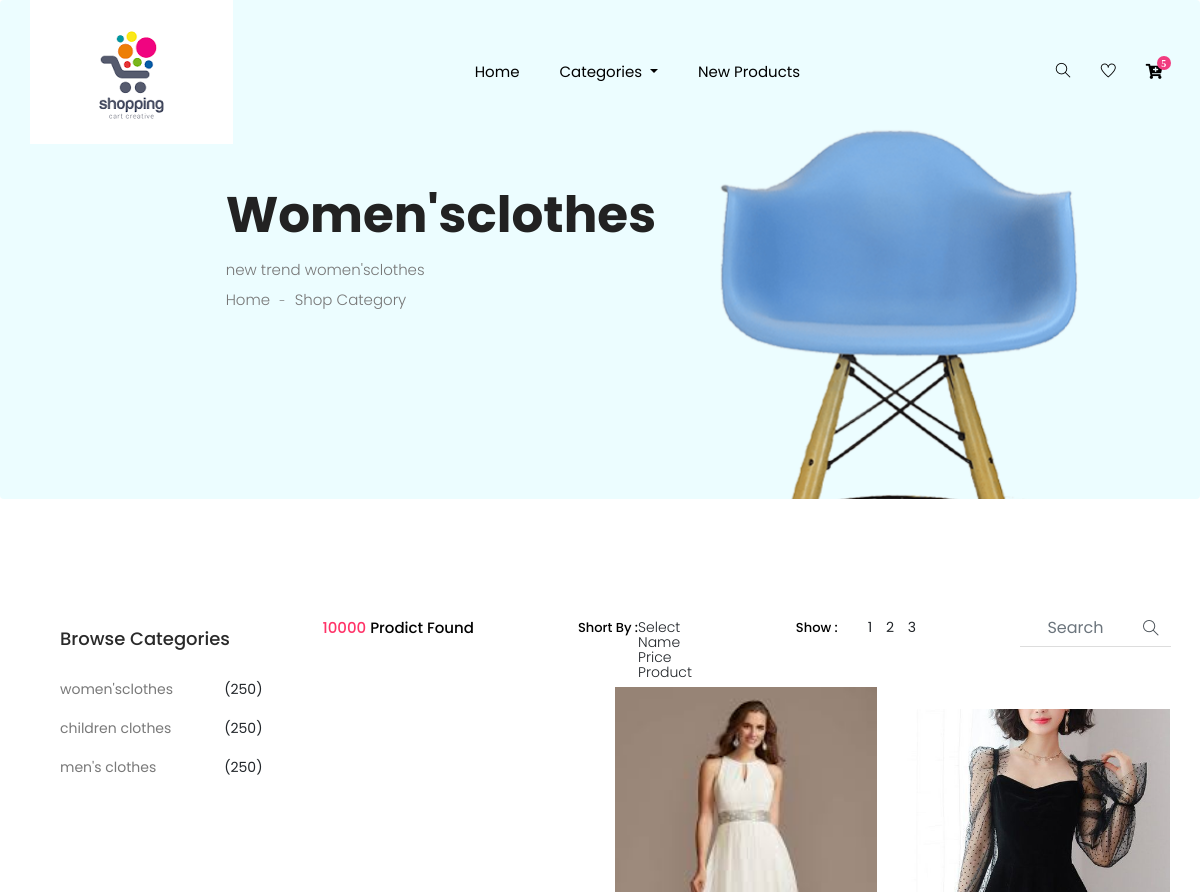
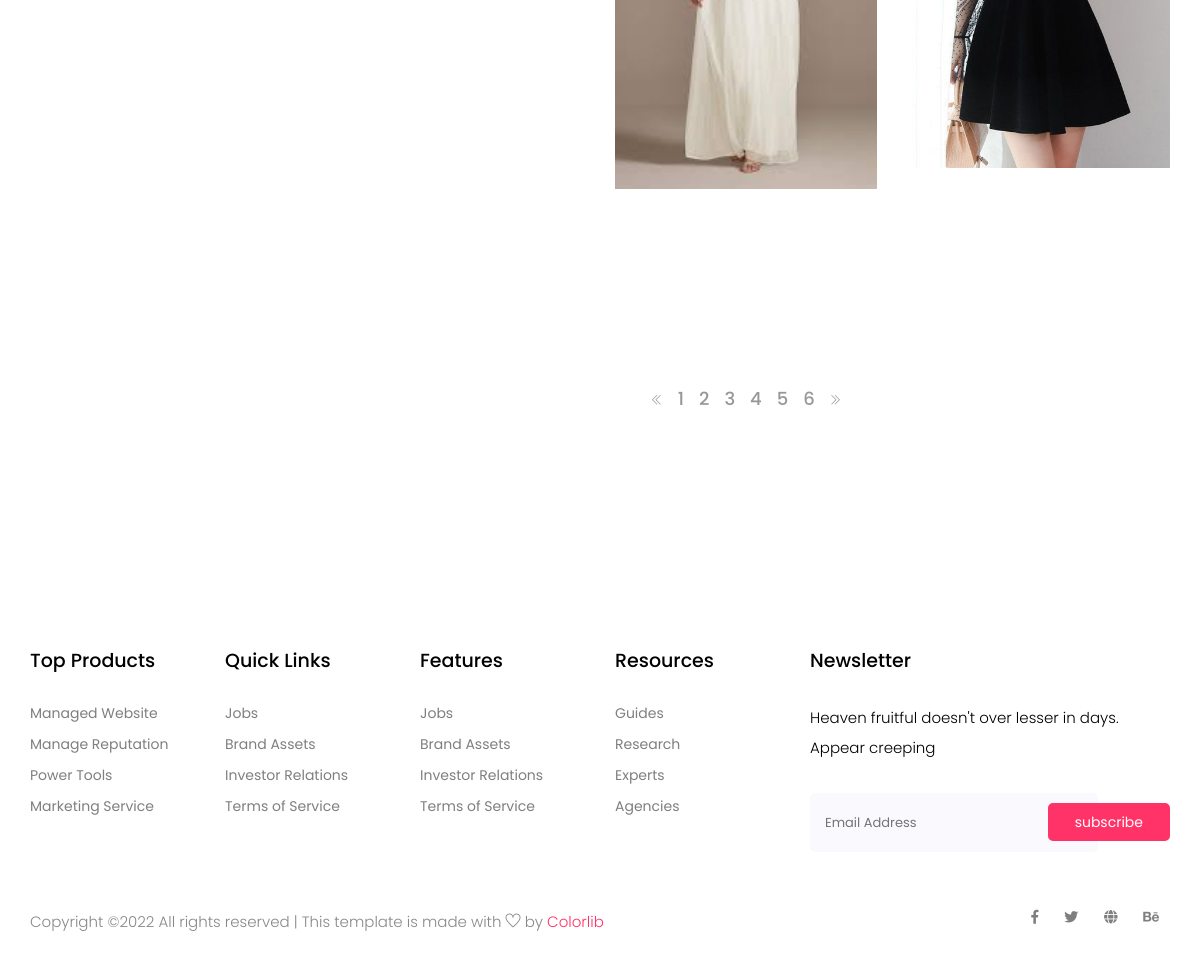
/category/6/, run on the app's committed database (2 pictures, top to bottom).
### product/models.py (models this page shows, shortened)
class category(models.Model):
    name = models.CharField(max_length=200)
    description = models.TextField()

class product(models.Model):
    name = models.CharField(max_length=200)
    description = models.TextField()
    image = models.ImageField()
    price = models.DecimalField(max_digits=11,decimal_places=2)
    category_id = models.ForeignKey(category,on_delete=models.CASCADE)

### product/views.py (the view)
# urls.py: path('category/<int:categoryid>/',views.Category,name="Category"),
def Category(request,categoryid):
    allcategory = category.objects.all()
    mycategory = category.objects.get(id=categoryid)
    allproducts = product.objects.all().filter(category_id = categoryid )
    number =cart.objects.all().count()
    return render(request,'pages/category.html',{"allproducts":allproducts,'number':number,"allcategory":allcategory,"mycategory":mycategory})

### templates/pages/category.html (shortened to what this page needs)
{% load static %}
<!doctype html>
<html lang="zxx">
<head>
    <link rel="stylesheet" href="{% static 'css/bootstrap.min.css' %}">
    <link rel="stylesheet" href="{% static 'css/animate.css' %}">
    <link rel="stylesheet" href="{% static 'css/owl.carousel.min.css' %}">
    <link rel="stylesheet" href="{% static 'css/all.css' %}">
    <link rel="stylesheet" href="{% static 'css/flaticon.css' %}">
    <link rel="stylesheet" href="{% static 'css/themify-icons.css' %}">
    <link rel="stylesheet" href="{% static 'css/magnific-popup.css' %}">
    <link rel="stylesheet" href="{% static 'css/slick.css' %}">
    <link rel="stylesheet" href="{% static 'css/style.css' %}">
</head>
<body>
    <header class="main_menu home_menu">
        <div class="container">
            <div class="row align-items-center">
                <div class="col-lg-12">
                    <nav class="navbar navbar-expand-lg navbar-light">
                        <a class="navbar-brand" href="/"> <img alt="logo"> </a>
                        <div class="collapse navbar-collapse main-menu-item" id="navbarSupportedContent">
                            <ul class="navbar-nav">
                                <li class="nav-item">
                                    <a class="nav-link" href="/">Home</a>
                                </li>
                                <li class="nav-item dropdown">
                                    <a class="nav-link dropdown-toggle" href="blog.html" id="navbarDropdown_3"
                                        role="button" data-toggle="dropdown" aria-haspopup="true" aria-expanded="false">
                                        Categories
                                    </a>
                                </li>
                                <li class="nav-item">
                                    <a class="nav-link" href="/newproducts">new products</a>
                                </li>
                            </ul>
                        </div>
                        <div class="hearer_icon d-flex">
                            <a id="search_1" href="javascript:void(0)"><i class="ti-search"></i></a>
                            <a href=""><i class="ti-heart"></i></a>
                            <div class="dropdown cart">
                                <a class="dropdown-toggle" href="#" id="navbarDropdown3" role="button"
                                    data-toggle="dropdown" aria-haspopup="true" aria-expanded="false">
                                    <i class="fas fa-cart-plus"></i>
                                </a>
                            </div>
                        </div>
                    </nav>
                </div>
            </div>
        </div>
    </header>
    <section class="breadcrumb breadcrumb_bg">
        <div class="container">
            <div class="row justify-content-center">
                <div class="col-lg-8">
                    <div class="breadcrumb_iner">
                        <div class="breadcrumb_iner_item">
                            <h2>{{mycategory.name}}</h2>
                            <p>{{mycategory.description}}</p>
                            <p>Home <span>-</span> Shop Category</p>
                        </div>
                    </div>
                </div>
            </div>
        </div>
    </section>
    <section class="cat_product_area section_padding">
        <div class="container">
            <div class="row">
                <div class="col-lg-3">
                    <div class="left_sidebar_area">
                        <aside class="left_widgets p_filter_widgets">
                            <div class="l_w_title">
                                <h3>Browse Categories</h3>
                            </div>
                            <div class="widgets_inner">
                                <ul class="list">
                                    {% for i in allcategory %}
                                    <li>
                                        <a href="/category/{{i.id}}">{{i.name}}</a>
                                        <span>(250)</span>
                                    </li>
                                    {% endfor %}
                                </ul>
                            </div>
                        </aside>
                    </div>
                </div>
                <div class="col-lg-9">
                    <div class="row">
                        <div class="col-lg-12">
                            <div class="product_top_bar d-flex justify-content-between align-items-center">
                                <div class="single_product_menu">
                                    <p><span>10000 </span> Prodict Found</p>
                                </div>
                                <div class="single_product_menu d-flex">
                                    <h5>short by : </h5>
                                </div>
                                <div class="single_product_menu d-flex">
                                    <h5>show :</h5>
                                    <div class="top_pageniation">
                                        <ul>
                                            <li>1</li>
                                            <li>2</li>
                                            <li>3</li>
                                        </ul>
                                    </div>
                                </div>
                                <div class="single_product_menu d-flex">
                                    <div class="input-group">
                                        <input type="text" class="form-control" placeholder="search"
                                            aria-describedby="inputGroupPrepend">
                                        <div class="input-group-prepend">
                                            <span class="input-group-text" id="inputGroupPrepend"><i
                                                    class="ti-search"></i></span>
                                        </div>
                                    </div>
                                </div>
                            </div>
                        </div>
                    </div>
                    <div class="row align-items-center latest_product_inner">
                        {% for i in allproducts%}
                        <a href="/product/{{i.id}}">
                        <div class="col-lg-4 col-sm-6">
                            <div class="single_product_item">
                                <img src="{{i.image.url}}" alt="">
                                <div class="single_product_text">
                                </div>
                            </div>
                        </div>
                    </a>
                        {% endfor %}
                        <div class="col-lg-12">
                            <div class="pageination">
                                <nav aria-label="Page navigation example">
                                    <ul class="pagination justify-content-center">
                                        <li class="page-item">
                                            <a class="page-link" href="#" aria-label="Previous">
                                                <i class="ti-angle-double-left"></i>
                                            </a>
                                        </li>
                                        <li class="page-item"><a class="page-link" href="#">1</a></li>
                                        <li class="page-item"><a class="page-link" href="#">2</a></li>
                                        <li class="page-item"><a class="page-link" href="#">3</a></li>
                                        <li class="page-item"><a class="page-link" href="#">4</a></li>
                                        <li class="page-item"><a class="page-link" href="#">5</a></li>
                                        <li class="page-item"><a class="page-link" href="#">6</a></li>
                                        <li class="page-item">
                                            <a class="page-link" href="#" aria-label="Next">
                                                <i class="ti-angle-double-right"></i>
                                            </a>
                                        </li>
                                    </ul>
                                </nav>
                            </div>
                        </div>
                    </div>
                </div>
            </div>
        </div>
    </section>
    <footer class="footer_part">
        <div class="container">
            <div class="row justify-content-around">
                <div class="col-sm-6 col-lg-2">
                    <div class="single_footer_part">
                        <h4>Top Products</h4>
                        <ul class="list-unstyled">
                            <li><a href="">Managed Website</a></li>
                            <li><a href="">Manage Reputation</a></li>
                            <li><a href="">Power Tools</a></li>
                            <li><a href="">Marketing Service</a></li>
                        </ul>
                    </div>
                </div>
                <div class="col-sm-6 col-lg-2">
                    <div class="single_footer_part">
                        <h4>Quick Links</h4>
                        <ul class="list-unstyled">
                            <li><a href="">Jobs</a></li>
                            <li><a href="">Brand Assets</a></li>
                            <li><a href="">Investor Relations</a></li>
                            <li><a href="">Terms of Service</a></li>
                        </ul>
                    </div>
                </div>
                <div class="col-sm-6 col-lg-2">
                    <div class="single_footer_part">
                        <h4>Features</h4>
                        <ul class="list-unstyled">
                            <li><a href="">Jobs</a></li>
                            <li><a href="">Brand Assets</a></li>
                            <li><a href="">Investor Relations</a></li>
                            <li><a href="">Terms of Service</a></li>
                        </ul>
                    </div>
                </div>
                <div class="col-sm-6 col-lg-2">
                    <div class="single_footer_part">
                        <h4>Resources</h4>
                        <ul class="list-unstyled">
                            <li><a href="">Guides</a></li>
                            <li><a href="">Research</a></li>
                            <li><a href="">Experts</a></li>
                            <li><a href="">Agencies</a></li>
                        </ul>
                    </div>
                </div>
                <div class="col-sm-6 col-lg-4">
                    <div class="single_footer_part">
                        <h4>Newsletter</h4>
                        <p>Heaven fruitful doesn't over lesser in days. Appear creeping
                        </p>
                        <div id="mc_embed_signup">
                            <form target="_blank"
                                action="https://spondonit.us12.list-manage.com/subscribe/post?u=1462626880ade1ac87bd9c93a&amp;id=92a4423d01"
                                method="get" class="subscribe_form relative mail_part">
                                <input type="email" name="email" id="newsletter-form-email" placeholder="Email Address"
                                    class="placeholder hide-on-focus" onfocus="this.placeholder = ''"
                                    onblur="this.placeholder = ' Email Address '">
                                <button type="submit" name="submit" id="newsletter-submit"
                                    class="email_icon newsletter-submit button-contactForm">subscribe</button>
                            </form>
                        </div>
                    </div>
                </div>
            </div>
        </div>
        <div class="copyright_part">
            <div class="container">
                <div class="row">
                    <div class="col-lg-8">
                        <div class="copyright_text">
                            <P>
Copyright &copy;<script>document.write(new Date().getFullYear());</script> All rights reserved | This template is made with <i class="ti-heart" aria-hidden="true"></i> by <a href="https://colorlib.com" target="_blank">Colorlib</a>
</P>
                        </div>
                    </div>
                    <div class="col-lg-4">
                        <div class="footer_icon social_icon">
                            <ul class="list-unstyled">
                                <li><a href="#" class="single_social_icon"><i class="fab fa-facebook-f"></i></a></li>
                                <li><a href="#" class="single_social_icon"><i class="fab fa-twitter"></i></a></li>
                                <li><a href="#" class="single_social_icon"><i class="fas fa-globe"></i></a></li>
                                <li><a href="#" class="single_social_icon"><i class="fab fa-behance"></i></a></li>
                            </ul>
                        </div>
                    </div>
                </div>
            </div>
        </div>
    </footer>
</body>
</html>

### product/static/css/all.css (style rules this page uses)
.fa, .fas, .far, .fal, .fab { -moz-osx-font-smoothing: grayscale; -webkit-font-smoothing: antialiased; display: inline-block; font-style: normal; font-variant: normal; text-rendering: auto; line-height: 1; }
.fa-behance:before { content: "\f1b4"; }
.fa-cart-plus:before { content: "\f217"; }
.fa-facebook-f:before { content: "\f39e"; }
.fa-globe:before { content: "\f0ac"; }
.fa-twitter:before { content: "\f099"; }
.fab { font-family: 'Font Awesome 5 Brands'; }
.fa, .fas { font-family: 'Font Awesome 5 Free'; font-weight: 900; }

### data on the page
category: name "Women'sclothes", description "new trend women'sclothes", name "women'sclothes"
category: name "children clothes"
category: name "men's clothes"
product: image (picture)
product: image (picture)
